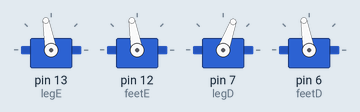
A sketch run on a simulated Arduino Uno, built with avr-gcc and run on an emulated ATmega328P. On the bench: 4 × servo.

Above: at 10.05 s.
At 11.9 s:
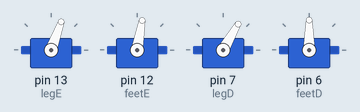
At 13.8 s:
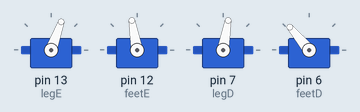
At 14.75 s:
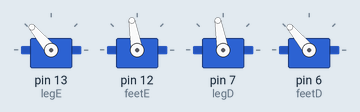
At 15.7 s:
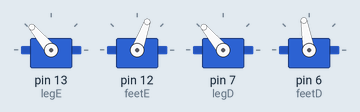
At 17.6 s:
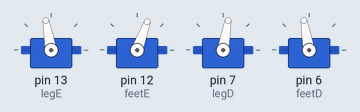
Timing chart, 0 to 20.9 s (numbered marks = the images above):
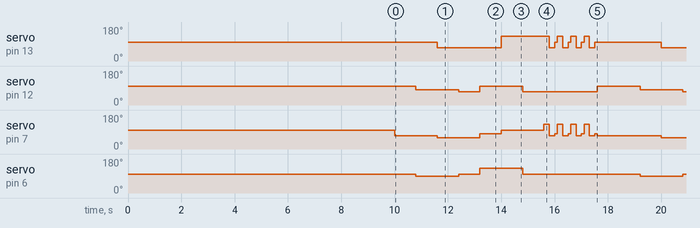

The sketch:

bob_final.ino
```cpp
// (licence header left out)
// THE SOFTWARE IS PROVIDED "AS IS", WITHOUT WARRANTY OF ANY KIND, EXPRESS OR
// IMPLIED, INCLUDING BUT NOT LIMITED TO THE WARRANTIES OF MERCHANTABILITY,
// FITNESS FOR A PARTICULAR PURPOSE AND NONINFRINGEMENT. IN NO EVENT SHALL THE
// AUTHORS OR COPYRIGHT HOLDERS BE LIABLE FOR ANY CLAIM, DAMAGES OR OTHER
// LIABILITY, WHETHER IN AN ACTION OF CONTRACT, TORT OR OTHERWISE, ARISING FROM,
// OUT OF OR IN CONNECTION WITH THE SOFTWARE OR THE USE OR OTHER DEALINGS IN THE
// SOFTWARE.

#include <Servo.h>

Servo legE;
Servo feetE;
Servo legD;
Servo feetD;

int tempo = 10;


void setup() {


  legE.attach(13);
  feetE.attach(12);
  legD.attach(7);
  feetD.attach(6);

  // posições de equilibrio
  int legD_deg=70;
  int legE_deg=70;
  int feetD_deg=100;
  int feetE_deg=100;


  legD.write(100);
  legE.write(100);
  feetD.write(100);
  feetE.write(100);

  delay (10000);
}

void loop() {

  posicao_eq();
  inlina_D();
  movD();
  pos_media1();

  inlina_E();
  movE();
  pos_media2();
  danca();
  danca();
  danca();
  danca();
  posicao_eq();
}
void pos_media2() {
  legD.write(100); //passa de 80 para 60
  legE.write(130);
  feetD.write(100);
  feetE.write(70);

  delay (800);
}

void movE() {

  legD.write(100); //passa de 80 para 100
  legE.write(130); //passa de 100 para 130
  feetD.write(130);  //quando passa de 100 para 70 inclina
  feetE.write(100);  // passa de 70 para 20
  delay (800);
}

void inlina_E() {
  // movimento inclina equerda
  legD.write(80);
  legE.write(70);
  feetD.write(130);  //quando passa de 100 para 150 inclina
  feetE.write(100);  // passa de 70 para 100
  delay (800);
}

void pos_media1() {
  legD.write(60); //passa de 80 para 60
  legE.write(70);
  feetD.write(100);
  feetE.write(70);
  delay (800);
}


void movD() {
  legD.write(60); //passa de 80 para 60
  legE.write(70);
  feetD.write(90);  //quando passa de 100 para 70 inclina
  feetE.write(80);  // passa de 70 para 20
  delay (800);
}


void inlina_D() {
  // movimento inclina direita
  legD.write(70);
  legE.write(100);
  feetD.write(90);  //quando passa de 100 para 70 inclina
  feetE.write(80);  // passa de 70 para 20
  delay (800);
}

void posicao_eq() {


  legD.write(70);
  legE.write(100);
  feetD.write(100);
  feetE.write(100);
  delay (800);

}

void danca(){

  legD.write(130); //passa de 80 para 60
  legE.write(130);
  feetD.write(100);
  feetE.write(70);
  delay (100);

  legD.write(130); //passa de 80 para 100
  legE.write(130); //passa de 100 para 130
  feetD.write(100);
  feetE.write(70);
  delay (100);

  legD.write(70); //passa de 80 para 60
  legE.write(70);
  feetD.write(100);
  feetE.write(70);
  delay (100);

  legD.write(70); //passa de 80 para 60
  legE.write(70);
  feetD.write(100);
  feetE.write(70);
  delay (100);

  legD.write(80);
  legE.write(100);
  feetD.write(100);
  feetE.write(70);
  delay (100);

}
```

Measured:
- by itself, servo on pin 12 (feetE): repeats every 8.4 s: 70° 0.80 s, 100° 1.6 s, 70° 2.8 s, 100° 1.6 s, 80° 1.6 s
- by itself, servo on pin 6 (feetD): repeats every 8.4 s: 100° 0.80 s, 130° 1.6 s, 100° 4.4 s, 90° 1.6 s
- by itself, servo on pin 13 (legE): repeats every 8.4 s: 130° 1.8 s, 70° 0.20 s, 100° 0.10 s, 130° 0.20 s, 70° 0.20 s, 100° 0.10 s, 130° 0.20 s, 70° 0.20 s, 100° 0.10 s, 130° 0.20 s, 70° 0.20 s, 100° 2.5 s, 70° 2.4 s
- by itself, servo on pin 7 (legD): repeats every 8.4 s: 60° 1.6 s, 80° 0.80 s, 100° 1.6 s, 130° 0.20 s, 70° 0.20 s, 80° 0.10 s, 130° 0.20 s, 70° 0.20 s, 80° 0.10 s, 130° 0.20 s, 70° 0.20 s, 80° 0.10 s, 130° 0.20 s, 70° 0.20 s, 80° 0.10 s, 70° 2.4 s
